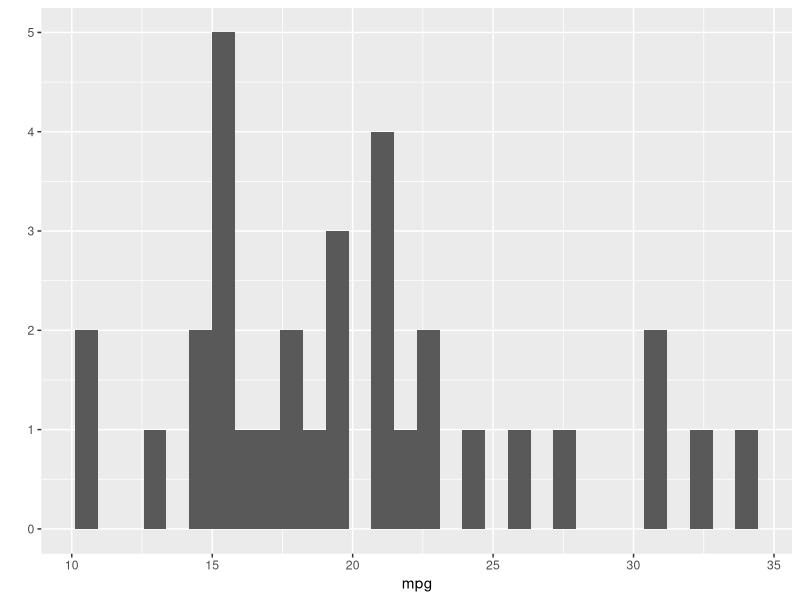
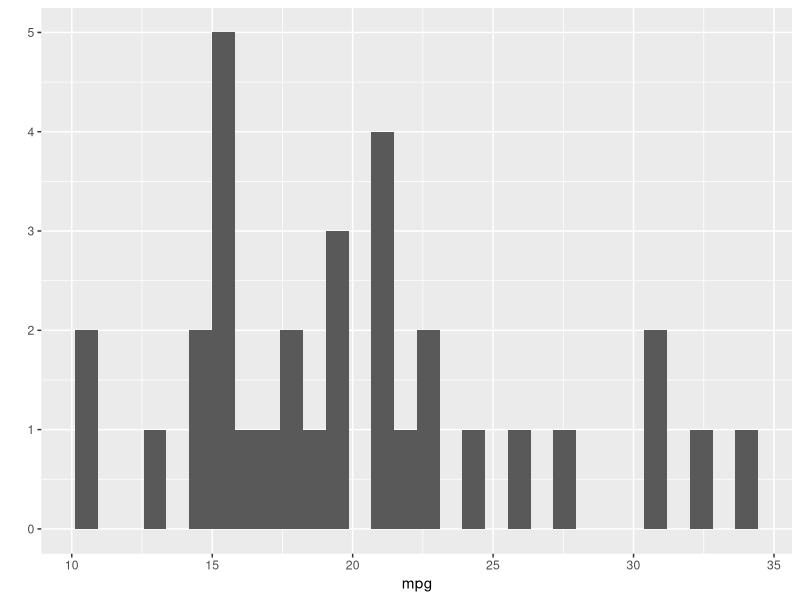
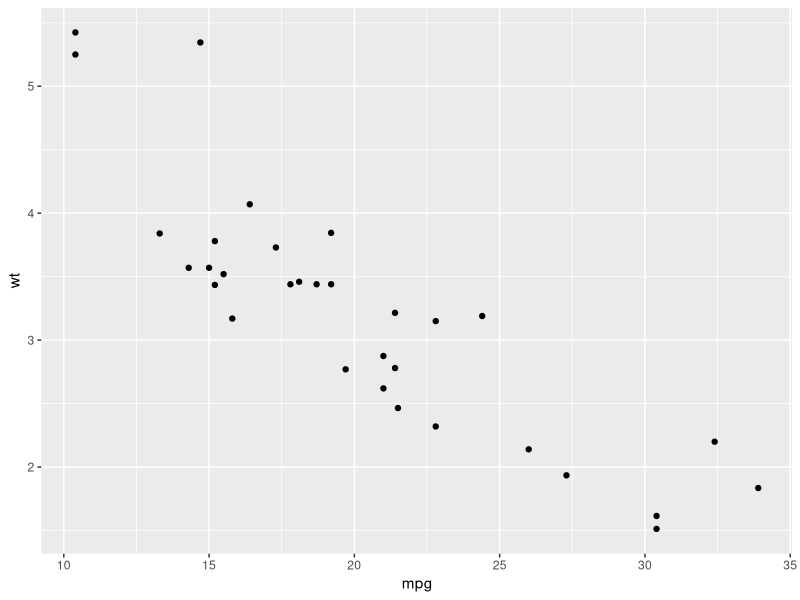
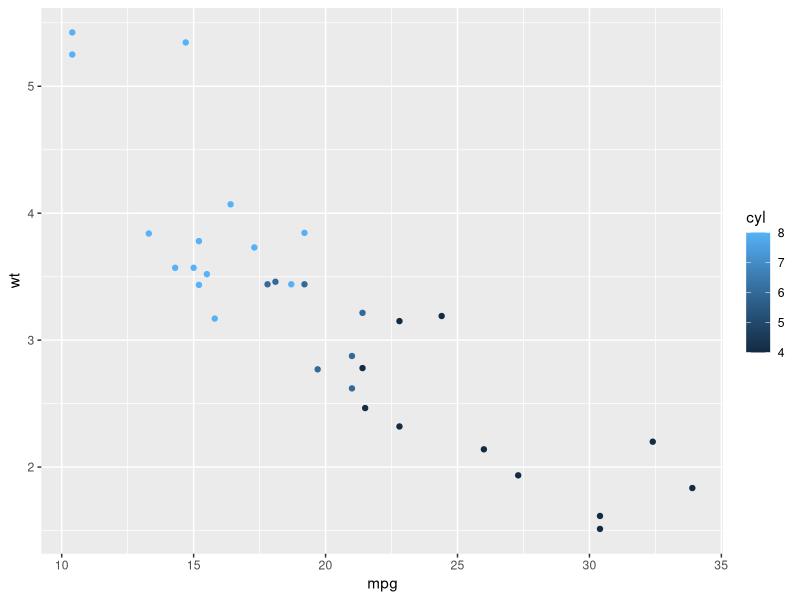
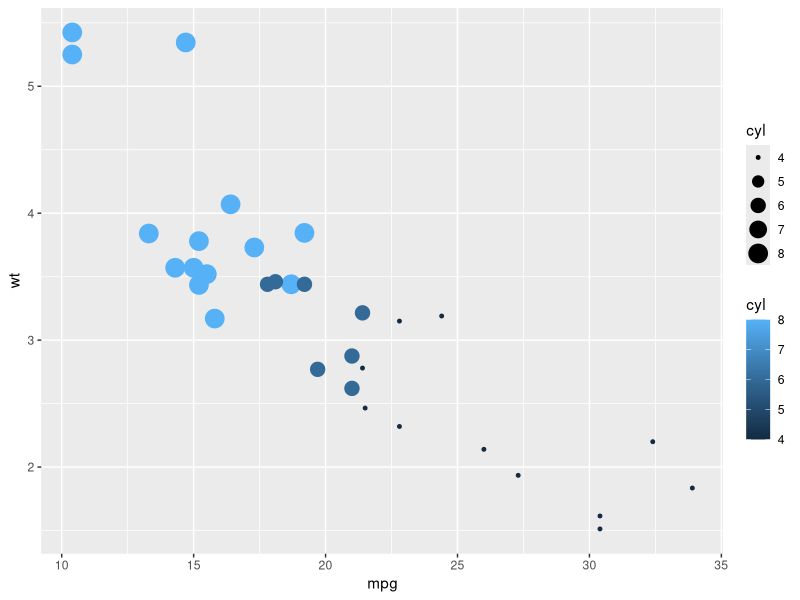
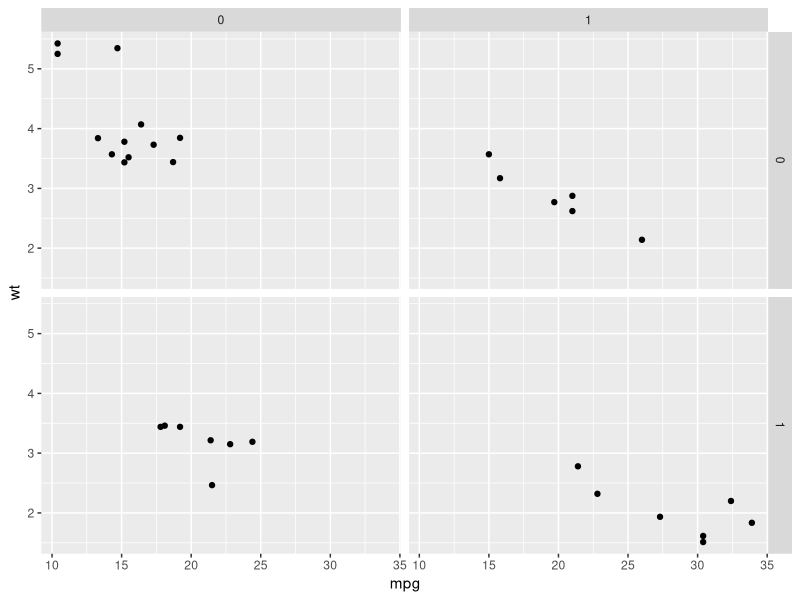
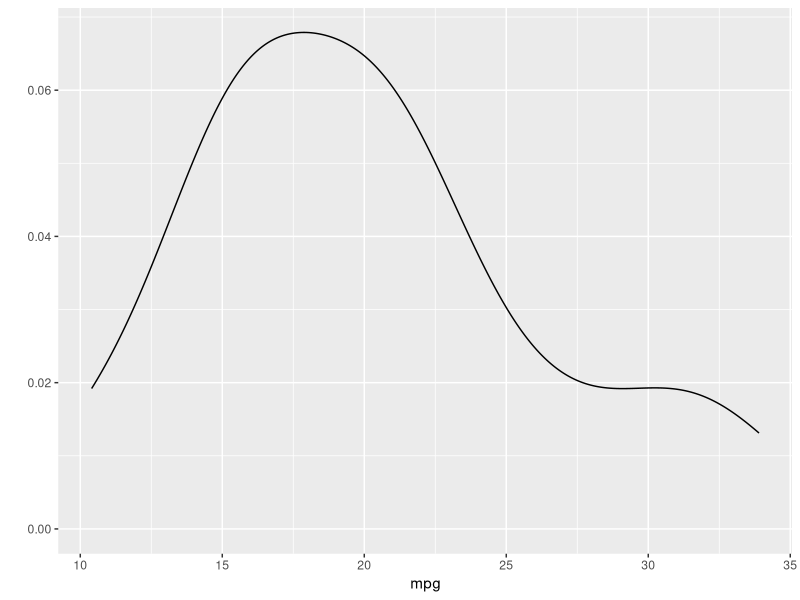
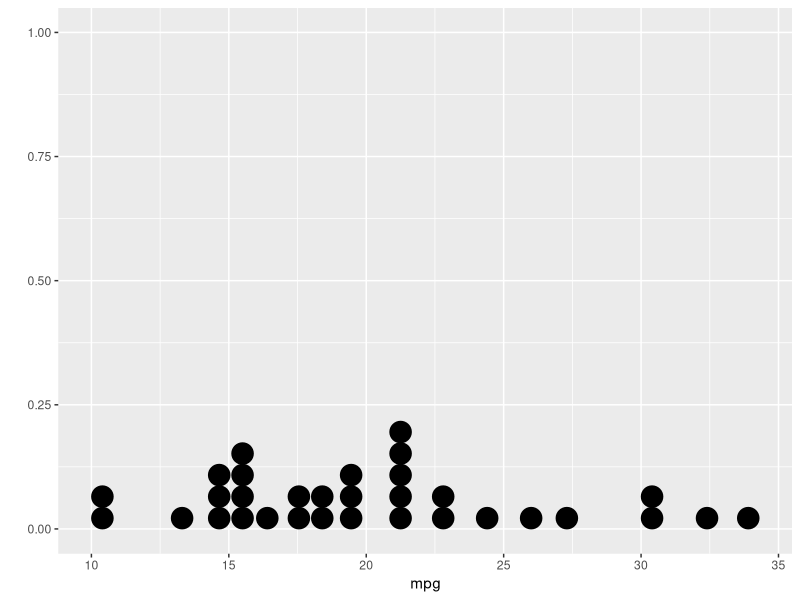

The R script that drew these images, in order:
##############################################################
# Data Analysis - Visualizing Data Using ggplot2 Package     #
# IST 3420-Intro to Data Science & Management, Langtao Chen  #
##############################################################

# Clean the environment
rm(list = ls())

###### Visualize Data Using ggplot2 Package ######
library(ggplot2)

str(mtcars)



## Quick Plotting ##

# Use default geoms
qplot(mpg, data = mtcars)
qplot(mpg, data = mtcars, geom="histogram")
# geom defaults to "point" if x and y are specified, and "histogram" if only x is specified.

qplot(mpg, wt, data = mtcars)
qplot(mpg, wt, data = mtcars, colour = cyl)
qplot(mpg, wt, data = mtcars, size = cyl, color = cyl)
qplot(mpg, wt, data = mtcars, facets = vs ~ am)

# Use different geoms
qplot(mpg, data = mtcars, geom = "density")
qplot(mpg, data = mtcars, geom = "dotplot")
qplot(cyl, mpg, data = mtcars, geom = "boxplot")
qplot(cyl, data = mtcars, geom = "bar")
qplot(mpg, wt, data = mtcars, geom = c("path","point"))
qplot(mpg, wt, data = mtcars, geom = "smooth")
qplot(mpg, wt, data = mtcars, geom=c("point", "smooth"))
qplot(mpg, wt, data = mtcars, geom=c("point", "smooth"), color = cyl)
qplot(mpg, wt, data = mtcars, geom=c("point", "smooth"), shape = factor(cyl))

qplot(cyl, wt, data = mtcars, geom = c("boxplot", "point"))
qplot(factor(cyl), wt, data = mtcars, geom = c("boxplot", "jitter"))

## Use theme to customize display ##
p <- qplot(factor(cyl), wt, data = mtcars, geom = c("boxplot", "jitter"), fill = cyl)
# Use print(p) or simply use "p" to show the graphy p
print(p) 
p
# Use "+" to chain ggplot2 functions to draw the final graph
p + theme_bw()

p + theme_classic()

p + theme_bw() + 
  theme(axis.title=element_text(face="bold.italic", size="14", color="blue"),
        legend.position="bottom")



## Use ggplot() to Plot ##

# Construct basic plot
p1 <- ggplot(data = mtcars, aes(x = wt, y = mpg))
p2 <- ggplot(data = mtcars, aes(x = cyl, y = mpg))

ggplot(mtcars, aes(x = mtcars$wt, y = mtcars$mpg)) +
  geom_point(size = mtcars$wt) + 
  geom_smooth(method = "lm", se = T) +
  geom_point(col = "blue") +
  ylab("miles per gallon") +
  xlab("weight") +
  theme(element_rect(fill = 'Black', colour = 'red'))
  ggtitle("Weight and MPG dotplot")

  
ggplot(data=mtcars, aes(x = cyl, y = mpg)) +
  geom_boxplot() +
  geom_point(col = mtcars$cyl)

# Plot points with default display style
p1 + geom_point()
p2 + geom_boxplot()

# Use different display
p1 + geom_point(size = 4)

p1 + geom_point(col = "blue")

p1 + geom_point(aes(col = cyl))

p1 + geom_point(col = "blue") + geom_line()

# Add smoothing line (by default using loess smoothing method)
p1 + geom_point(col = "blue") + geom_smooth()

# Add smoothing line using linear regression method
p1 + geom_point(col = "red") + geom_smooth(method = "lm")
p1 + geom_point(col = "red") + geom_smooth(method = "lm", se = FALSE)
p1 + geom_point(col = "red") + geom_smooth(method = "lm", se = FALSE) + theme_bw()

p1 + geom_point(aes(col = factor(cyl))) + 
  geom_smooth(method = "lm", se = FALSE) + theme_bw() +
  labs(title = "Relationship between Weight and MPG", x="Weight", y = "Miles per Gallon") +
  scale_color_discrete(name = "", labels = c("4 cylinders","6 cylinders", "8 cylinders"))

p1 + geom_point(aes(col = factor(am))) + 
  geom_smooth(method = "lm", se = FALSE) + theme_bw() +
  labs(title = "Relationship between Weight and MPG", x="Weight", y = "Miles per Gallon") +
  scale_color_discrete(name = "Tansmission")
